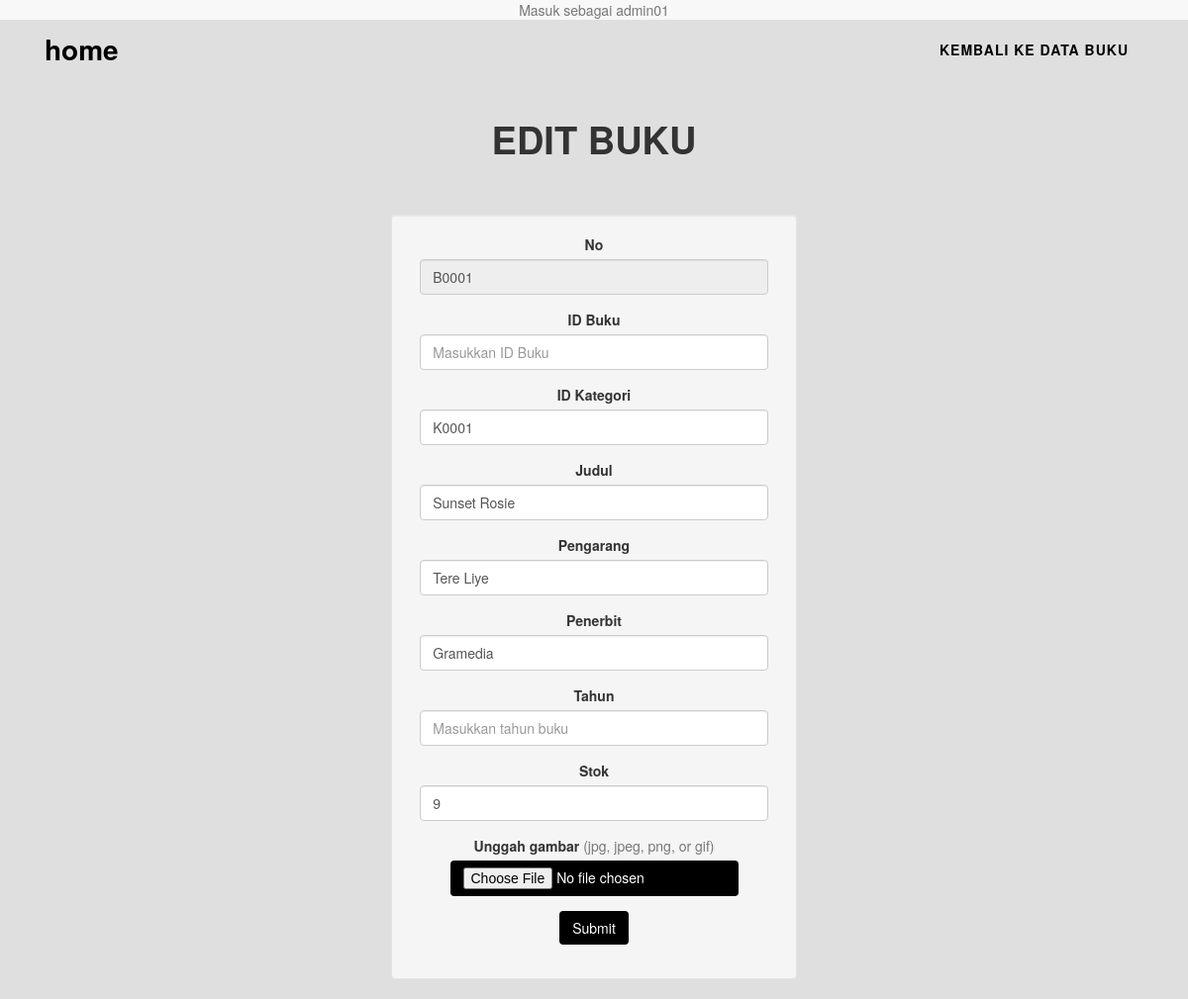
/editBook.php?id_buku=B0001 (signed in), run on the app's committed database.
### tables this page shows
CREATE TABLE `buku` (
  `id_buku` varchar(6) NOT NULL,
  `ISBN` varchar(13) NOT NULL,
  `Judul` varchar(20) NOT NULL,
  `id_kategori` varchar(6) NOT NULL,
  `Pengarang` varchar(20) NOT NULL,
  `Penerbit` varchar(20) NOT NULL,
  `kota_terbit` varchar(20) NOT NULL,
  `editor` varchar(20) NOT NULL,
  `file_gambar` varchar(60) NOT NULL,
  `tgl_update` timestamp NOT NULL DEFAULT CURRENT_TIMESTAMP ON UPDATE CURRENT_TIMESTAMP,
  `stok` int(3) NOT NULL,
  `stok_tersedia` int(3) NOT NULL
);

### editBook.php (the view, shortened to what this page needs)
<!DOCTYPE HTML>
<html>
<head>
	<link href="assets/css/bootstrap.css" rel="stylesheet">
	<link href="assets/css/style.css" rel="stylesheet">
	<link href="assets/css/font-awesome.css" rel="stylesheet">
<?php
	$id_buku = $_GET['id_buku'];
	require_once('db_login.php');
	$db = new mysqli($db_host, $db_username, $db_password, $db_database);
	if (!isset($_POST["submit"])){
		$query = " SELECT * FROM buku WHERE id_buku='".$id_buku."' ";
		$result = $db->query( $query );
		if (!$result){
			die ("Could not query the database: <br />". $db->error);
		}else{
			while ($row = $result->fetch_object()){
				$id_buku = $row->id_buku;
				$no_buku = $row->no_buku;
				$Judul = $row->Judul;
				$id_kategori = $row->id_kategori;
				$Pengarang = $row->Pengarang;
				$Penerbit = $row->Penerbit;
				$TahunBuku = $row->TahunBuku;
				$stok = $row->stok;
			}
		}
	}
?>
</head>
<body class="bg-gray">
	<span class="navbar-default navbar-fixed-top text-muted" align="center">Masuk sebagai <?php echo $_SESSION['login_admin']?></span>
	<nav id="mainNav" class="navbar navbar-default navbar-custom">
		<div class="container">
			<div class="container-fluid">
				<div class="navbar-header page-scroll">
					<a class="navbar-brand page-scroll" href="index.php">home</a>
				</div>
				<div class="collapse navbar-collapse">
					<ul class="nav navbar-nav navbar-right">
						<li>
							<a class="page-scroll" href="viewBook.php">Kembali ke data buku</a>
						</li>
					</ul>
				</div>
			</div>
		</div>
	</nav>
	<div id="page" class="animated fadeInDown delay-05s">
		<div class="container" align="center">
			<h2 class="section-heading">Edit Buku</h2>
		</div>
		<br /><br />
		<center>
<form method="POST" autocomplete="on" enctype="multipart/form-data" >
<div class="row">
	 <div class="col-md-4 col-md-offset-4 well">
		<fieldset>
			<div class="form-group">
				<label for="name">No</label>
				<input type="text" name="id_buku" disabled class="form-control" maxlength="4" placeholder="Nomor" autofocus value="<?php if(isset($id_buku)){echo $id_buku;}?>">
			</div>
			<div class="form-group">
					<label for="name">ID Buku</label>
					<input type="text" name="no_buku" class="form-control" maxlength="15" placeholder="Masukkan ID Buku" autofocus value="<?php if(isset($no_buku)){echo $no_buku;}?>">
			</div>
			<div class="form-group">
					<label for="name">ID Kategori</label>
					<input name="id_kategori" required class='form-control' maxlength="2" placeholder="Pilih ID Kategori" autofocus list="dataid_kategori" value="<?php if(isset($id_kategori)){echo $id_kategori;}?>">
			</div>
			<div class="form-group">
					<label for="name">Judul</label>
					<input type="text" name="Judul" class="form-control"  maxlength="50" placeholder="Masukkan judul buku" autofocus value="<?php if(isset($Judul)){echo $Judul;}?>">
			</div>
			<div class="form-group">
					<label for="name">Pengarang</label>
					<input type="text" name="Pengarang" class="form-control" maxlength="50" placeholder="Masukkan nama pengarang" autofocus value="<?php if(isset($Pengarang)){echo $Pengarang;}?>">
			</div>
			<div class="form-group">
					<label for="name">Penerbit</label>
					<input type="text" name="Penerbit" class="form-control" maxlength="50" placeholder="Masukkan penerbit" autofocus value="<?php if(isset($Penerbit)){echo $Penerbit;}?>">
			</div>
			<div class="form-group">
					<label for="name">Tahun</label>
					<input type="number" name="TahunBuku" class="form-control" maxlength="4" placeholder="Masukkan tahun buku" autofocus value="<?php if(isset($TahunBuku)){echo $TahunBuku;}?>">
			</div>
			<div class="form-group">
					<label for="name">Stok</label>
					<input type="number" name="stok" class="form-control" min="1" maxlength="2" placeholder="Stok" autofocus value="<?php if(isset($stok)){echo $stok;}?>">
			</div>
			<div class="form-group">
					<label for="name">Unggah gambar</label>
					<span class="text-muted">(jpg, jpeg, png, or gif)</span>
					<input class="btn" type="file" name="file_gambar" id="file_gambar"/>
			</div>
			<div class="form-group">
					<input class="btn" type="submit" name="submit" value="Submit">
			</div>
		</form>
	</div>
</body>
</html>

### assets/css/style.css (style rules this page uses)
body { overflow-x: hidden; font-family: "Roboto Slab", "Helvetica Neue", Helvetica, Arial, sans-serif; }
h1, h2, h3, h4, h5, h6 { font-family: "Montserrat", "Helvetica Neue", Helvetica, Arial, sans-serif; text-transform: uppercase; font-weight: 700; }
.bg-gray { background-color: #dfdfdf; }
.navbar-custom { background-color: #222222; border-color: transparent; }
.navbar-custom .navbar-brand { color: #000; font-weight: bold; font-family: "Montserrat", "Helvetica Neue", Helvetica, Arial, cursive; }
.navbar-custom .navbar-collapse { border-color: rgba(255, 255, 255, 0.02); }
.navbar-custom .nav li a { font-family: "Montserrat", "Helvetica Neue", Helvetica, Arial, sans-serif; text-transform: uppercase; font-weight: bold; letter-spacing: 1px; color: #000; }
@media (min-width: 768px) { .navbar-custom { background-color: transparent; padding: 25px 0; -webkit-transition: padding 0.3s; -moz-transition: padding 0.3s; transition: padding 0.3s; border: none; } }
@media (min-width: 768px) { .navbar-custom .navbar-brand { font-size: 2em; -webkit-transition: all 0.3s; -moz-transition: all 0.3s; transition: all 0.3s; } }
section h2.section-heading, .section-heading { font-size: 38px; margin-top: 0; margin-bottom: 15px; }
.animated { -webkit-animation-duration: 1s; animation-duration: 1s; -webkit-animation-fill-mode: both; animation-fill-mode: both; }
.fadeInDown { -webkit-animation-name: fadeInDown; animation-name: fadeInDown; }
.delay-05s { animation-delay: 0.5s; -webkit-animation-delay: 0.5s; }
.form-control { display: block; width: 95%; height: 36px; padding: 6px 12px; font-size: 14px; line-height: 1.42857143; color: #555; background-color: #fff; background-image: none; border: 1px solid #ccc; border-radius: 4px; -webkit-box-shadow: inset 0 1px 1px rgba(0, 0, 0, .075); box-shadow: inset 0 1px 1px rgba(0, 0, 0, .075); -webkit-transition: border-color ease-in-out .15s, -webkit-box-shadow ease-in-out .15s; -o-transition: border-color ease-in-out .15s, box-shadow ease-in-out .15s; transition: border-color ease-in-out .15s, box-shadow ease-in-out .15s; }
.form-control[disabled], .form-control[readonly], fieldset[disabled] .form-control { background-color: #eee; opacity: 1; }
.form-control[disabled], fieldset[disabled] .form-control { cursor: not-allowed; }

### data on the page
buku: id_buku "B0001", id_kategori "K0001", Judul "Sunset Rosie", Pengarang "Tere Liye", Penerbit "Gramedia", stok "9"

### other printed values
$_SESSION['login_admin'] "admin01"
